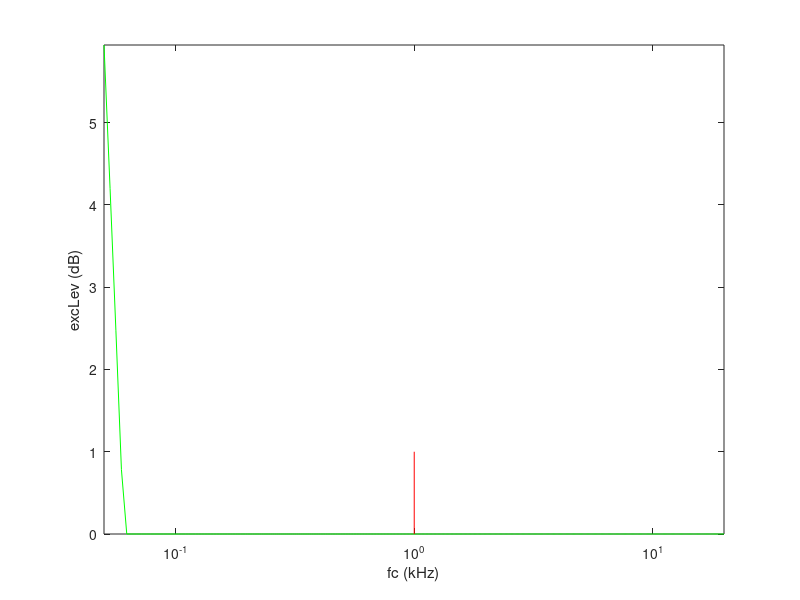

Recreate this plot in MATLAB.
function data = LogVsLinModel
    figure(1), clf

HighFreq = 20;
LowFreq = 0.05;
NeuronSpacing = ((HighFreq - LowFreq)./100).*10;

StimHighFreq = 12;
StimLowFreq = 0.25;
StimSteps = 10;
% compF = logspace(log10(StimLowFreq),log10(StimHighFreq),StimSteps);
% compF = linspace(StimLowFreq,StimHighFreq,StimSteps)
% compF = logspace(log10(0.5),log10(2),100);
compF = 1
% compLev= 1;
compLev= ones(length(compF));
C=1;
Ctail=0;
W=0;
PltFlag= 1;

% for i = 1:length(compF)
% data = funROEX(compF(i),compLev,Ctip,Ctail,W,PltFlag)
% end
data = funROEX(compF,compLev,C,PltFlag)
data.f = compF;
data.Nspread = NeuronSpacing; 
end

function excPat = funROEX(compF,compLev,C,PltFlag)
% compF/compLev are the frequencyies and levels of the stimulus frequency
% components; Ctip/Ctail are teh widths of the tip and tail roex filters; W
% is the relative gain of the tail filter;

compInt = 10.^(compLev/10);

HighFreq = 20;
LowFreq = 0.05;
% NeuronSpacing = ((HighFreq - LowFreq)./100).*10;
% NeuronSpacing = 400
NeuronSpacing = 0.1
excPat.nErb = funF2NErb(LowFreq):NeuronSpacing:funF2NErb(HighFreq);
% excPat.nErb = linspace(funF2NErb(LowFreq),funF2NErb(HighFreq),NeuronSpacing);
% excPat.nErb = logspace(log10(funF2NErb(LowFreq)),log10(funF2NErb(HighFreq)),NeuronSpacing);
excPat.fc = funNErb2F(excPat.nErb);
excPat.erb = funErb(excPat.fc);
% excPat.ptip = Ctip*4*excPat.fc./excPat.erb;
% excPat.ptail = Ctail*4*excPat.fc./excPat.erb;
% p = Ctip*4*excPat.fc./excPat.erb;
p = C*4*excPat.fc./excPat.erb;
% p = Ctail*4*excPat.fc./excPat.erb;
% cF = 139;
% excPat.cF = excPat.fc(cF);
% aCf = 1;

% if isinf(W)
%     W = 0;
% else
%     W = 10^(W/10);
% end

excPat.excInt = zeros(1,length(excPat.fc));
% excPat.FilRes = zeros(1,length(compF));
excPat.FilRes = zeros(1,length(excPat.fc));
% excPat.FilRes = zeros(10);
for I = 1:length(excPat.fc) 
    for II = 1:length(compF)
        g = abs((compF(II)-excPat.fc(I))/excPat.fc(I));
%         g = abs((compF(II)-aCf)/aCf);
%         g = abs((compF(II)-excPat.cF)/excPat.cF);
%         fw = (1+(p(cF))*g).*exp((-p(cF))*g);
        fw = (1+(p(I))*g).*exp((-p(I)))*g;
%         excPat.FilRes(I) = excPat.FilRes(I)+fw*compInt(II);
        excPat.excInt(I) = excPat.excInt(I)+fw*compInt(II);

    end
end
% excPat.excLev = 10*log10(max(excPat.FilRes,1));
excPat.excLev = 10*log10(max(excPat.excInt,1));


% if PltFlag==true
%     figure(1)
%     plot(compF,excPat.excLev ,'g'), set(gca,'XScale','log'), axis tight, xlabel('fc (kHz)'), ylabel('excLev (dB)') 
%     hold on
%     for I = 1:length(compF)
%         line(repmat(compF(I),1,2),[min(ylim) compLev(I)],'Color','r')
%         hold on
%     end
%  end  

if PltFlag==true
    figure(1)
    plot(excPat.fc,excPat.excLev,'g'), set(gca,'XScale','log'), axis tight, xlabel('fc (kHz)'), ylabel('excLev (dB)') 
    hold on
    for I = 1:length(compF)
        line(repmat(compF(I),1,2),[min(ylim) compLev(I)],'Color','r')
        hold on
    end
 end  

end
function erb = funErb(f)
% Erb (in kHz) according to Glasberg and Moore 1990 as a function of frequency, f (in kHz); 
% f can be a vector.

erb = 24.67*(4.37*f+1)/1000;
end
function f = funNErb2F(nErb)
% Converts Erb number (nErb) to frequency, f (in kHz); nErb can be a vector.

f = (10.^(nErb*24.67*4.37/(1000*log(10)))-1)/4.37;
end
function nErb = funF2NErb(f)
% Converts frequency, f (in kHz), to Erb number (nErb) according to Glasberg and Moore 1990; 
% f can be a vector; nErb = integral from f = 0 to f of 1/erb(f).

nErb = 1000*log(10)/(24.67*4.37)*log10(4.37*f+1);
end
